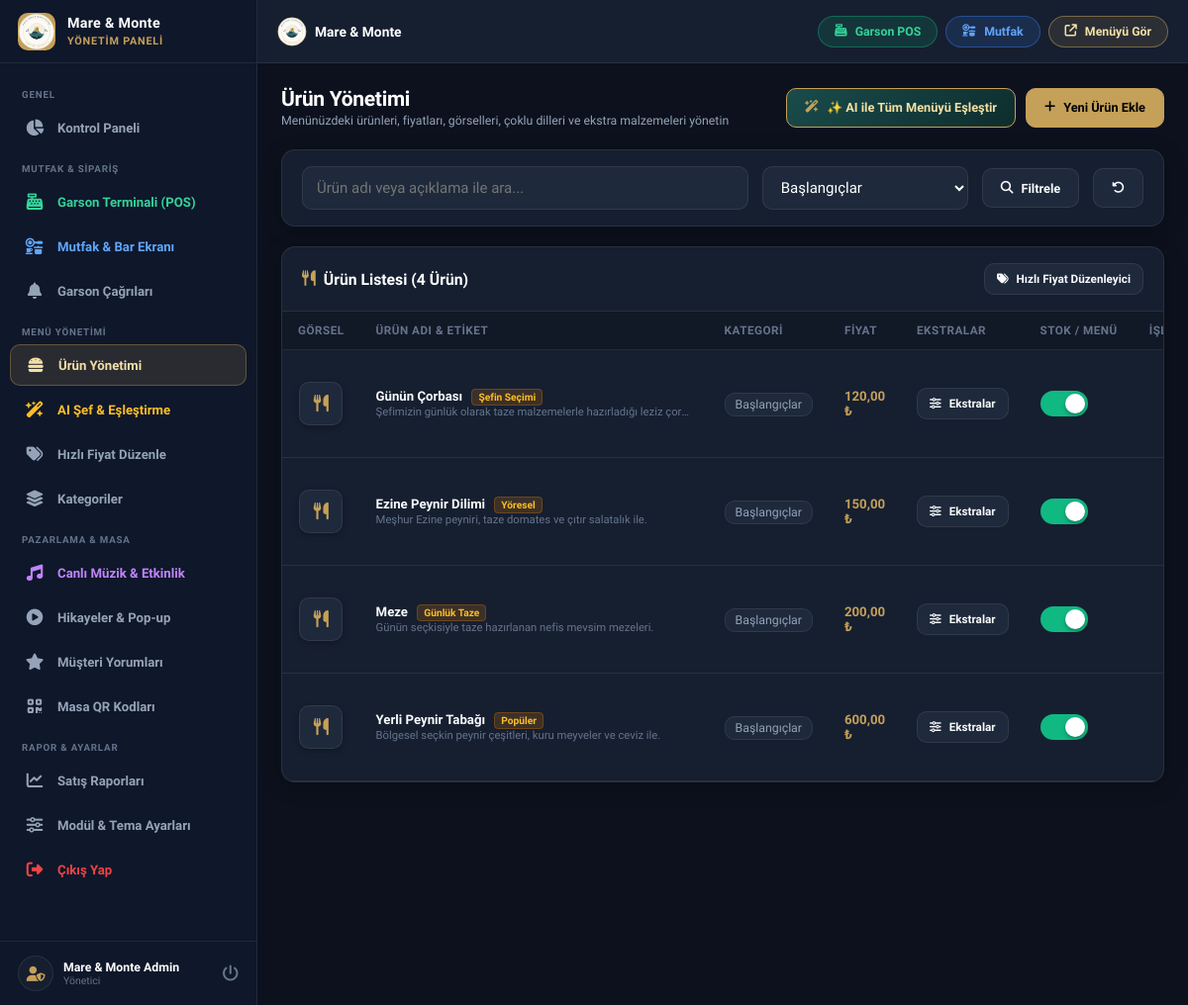
Page /admin/products.php?category=1 (signed in) on the committed database.
### tables this page shows
CREATE TABLE products (
        id INTEGER PRIMARY KEY AUTOINCREMENT,
        category_id INT NOT NULL,
        name VARCHAR(200) NOT NULL,
        description TEXT,
        name_en VARCHAR(200) DEFAULT '',
        desc_en TEXT,
        name_ar VARCHAR(200) DEFAULT '',
        desc_ar TEXT,
        name_ru VARCHAR(200) DEFAULT '',
        desc_ru TEXT,
        name_de VARCHAR(200) DEFAULT '',
        desc_de TEXT,
        price DECIMAL(10,2) NOT NULL DEFAULT 0.00,
        old_price DECIMAL(10,2) DEFAULT NULL,
        image VARCHAR(255) DEFAULT '',
        badge VARCHAR(50) DEFAULT '',
        calories INT DEFAULT 0,
        prep_time INT DEFAULT 15,
        allergens VARCHAR(255) DEFAULT '',
        is_available INT DEFAULT 1,
        is_featured INT DEFAULT 0,
        sort_order INT DEFAULT 0,
        view_count INT DEFAULT 0,
        created_at DATETIME DEFAULT CURRENT_TIMESTAMP
    , pairing_suggestion TEXT DEFAULT '');

CREATE TABLE categories (
        id INTEGER PRIMARY KEY AUTOINCREMENT,
        name VARCHAR(150) NOT NULL,
        slug VARCHAR(150),
        icon VARCHAR(100) DEFAULT 'utensils',
        image VARCHAR(255) DEFAULT '',
        name_en VARCHAR(150) DEFAULT '',
        name_ar VARCHAR(150) DEFAULT '',
        name_ru VARCHAR(150) DEFAULT '',
        name_de VARCHAR(150) DEFAULT '',
        sort_order INT DEFAULT 0,
        is_active INT DEFAULT 1,
        created_at DATETIME DEFAULT CURRENT_TIMESTAMP
    );

### config.php (called while the page is built, shortened)
<?php
function clean($data) {
    return htmlspecialchars(trim((string)$data), ENT_QUOTES, 'UTF-8');
}
function formatPrice($price, $currency = '₺') {
    return number_format((float)$price, 2, ',', '.') . ' ' . $currency;
}

### admin/products.php (the view, shortened to what this page needs)
<?php
require_once __DIR__ . '/header.php';
$categories = $pdo->query("SELECT * FROM categories ORDER BY sort_order ASC, name ASC")->fetchAll();
$filterCat = (int)($_GET['category'] ?? 0);
$filterSearch = clean($_GET['q'] ?? '');
$query = "SELECT p.*, c.name as cat_name FROM products p LEFT JOIN categories c ON p.category_id = c.id WHERE 1=1";
$params = [];
if ($filterCat > 0) {
    $query .= " AND p.category_id = ?";
    $params[] = $filterCat;
}
$query .= " ORDER BY p.category_id ASC, p.sort_order ASC, p.id DESC";
$stmtP = $pdo->prepare($query);
$stmtP->execute($params);
$products = $stmtP->fetchAll();
?>
<div class="page-header">
    <div class="page-title">
        <h1>Ürün Yönetimi</h1>
        <p>Menünüzdeki ürünleri, fiyatları, görselleri, çoklu dilleri ve ekstra malzemeleri yönetin</p>
    </div>
    <div style="display: flex; gap: 10px; flex-wrap: wrap;">
        <button type="button" class="btn btn-secondary" onclick="batchGenerateAiPairings()" style="background: linear-gradient(135deg, #1A4B4B 0%, #0E2D2D 100%); color: var(--primary-light); border: 1px solid var(--primary);">
            <i class="fas fa-wand-magic-sparkles" style="color: var(--primary);"></i> ✨ AI ile Tüm Menüyü Eşleştir
        </button>
        <button type="button" class="btn btn-primary" onclick="openProductModal()">
            <i class="fas fa-plus"></i> Yeni Ürün Ekle
        </button>
    </div>
</div>
<div class="card" style="margin-bottom: 20px;">
    <div class="card-body" style="padding: 16px 20px;">
        <form method="GET" action="products.php" style="display: flex; gap: 14px; flex-wrap: wrap; align-items: center;">
            <div style="flex: 1; min-width: 200px;">
                <input type="text" name="q" value="<?php echo htmlspecialchars($filterSearch); ?>" placeholder="Ürün adı veya açıklama ile ara..." class="form-control">
            </div>
            <div style="min-width: 180px;">
                <select name="category" class="form-control" onchange="this.form.submit()">
                    <?php foreach ($categories as $c): ?>
                        <option value="<?php echo $c['id']; ?>" <?php echo $filterCat === (int)$c['id'] ? 'selected' : ''; ?>>
                            <?php echo htmlspecialchars($c['name']); ?>
                        </option>
                    <?php endforeach; ?>
                </select>
            </div>
            <button type="submit" class="btn btn-secondary">
                <i class="fas fa-search"></i> Filtrele
            </button>
            <?php if ($filterCat > 0 || !empty($filterSearch)): ?>
                <a href="products.php" class="btn btn-secondary" title="Filtreyi Temizle">
                    <i class="fas fa-rotate-left"></i>
                </a>
            <?php endif; ?>
        </form>
    </div>
</div>
<div class="card">
    <div class="card-header">
        <h3 class="card-title"><i class="fas fa-utensils" style="color:var(--primary);"></i> Ürün Listesi (<?php echo count($products); ?> Ürün)</h3>
        <a href="quick-price.php" class="btn btn-secondary btn-sm"><i class="fas fa-tags"></i> Hızlı Fiyat Düzenleyici</a>
    </div>
    <div class="card-body" style="padding: 0;">
        <div class="table-responsive desktop-table-view">
            <table class="admin-table">
                <thead>
                    <tr>
                        <th style="width: 70px; text-align: center;">Görsel</th>
                        <th>Ürün Adı & Etiket</th>
                        <th>Kategori</th>
                        <th>Fiyat</th>
                        <th>Ekstralar</th>
                        <th style="text-align: center;">Stok / Menü</th>
                        <th style="text-align: right;">İşlemler</th>
                    </tr>
                </thead>
                <tbody>
                    <?php if (empty($products)): ?>
                        <tr>
                            <td colspan="7" style="text-align: center; padding: 32px; color: var(--text-dim);">
                                Kriterlere uygun ürün bulunamadı.
                            </td>
                        </tr>
                    <?php else: ?>
                        <?php foreach ($products as $p): ?>
                            <tr id="row-product-<?php echo $p['id']; ?>">
                                <td style="text-align: center;">
                                    <?php if (!empty($p['image'])): ?>
                                        <div class="table-thumb" style="display:none;">
                                            <i class="fas fa-utensils"></i>
                                        </div>
                                    <?php else: ?>
                                        <div class="table-thumb">
                                            <i class="fas fa-utensils"></i>
                                        </div>
                                    <?php endif; ?>
                                </td>
                                <td>
                                    <strong><?php echo htmlspecialchars($p['name']); ?></strong>
                                    <?php if (!empty($p['badge'])): ?>
                                        <span style="background: rgba(217, 119, 6, 0.2); color: #fbbf24; border:1px solid rgba(217,119,6,0.3); font-size: 0.68rem; font-weight:700; padding:2px 6px; border-radius:4px; margin-left:6px;">
                                            <?php echo htmlspecialchars($p['badge']); ?>
                                        </span>
                                    <?php endif; ?>
                                    <div style="font-size: 0.75rem; color: var(--text-dim); max-width: 320px; overflow: hidden; text-overflow: ellipsis; white-space: nowrap; margin-top: 2px;">
                                        <?php echo htmlspecialchars($p['description']); ?>
                                    </div>
                                </td>
                                <td>
                                    <span style="font-size: 0.82rem; color: var(--text-muted); background: var(--bg-input); padding: 4px 10px; border-radius: var(--radius-sm); border: 1px solid var(--border);">
                                        <?php echo htmlspecialchars($p['cat_name'] ?: 'Kategorisiz'); ?>
                                    </span>
                                </td>
                                <td style="font-weight: 800; color: var(--primary);">
                                    <?php echo formatPrice($p['price']); ?>
                                </td>
                                <td>
                                    <button type="button" class="btn btn-secondary btn-sm" onclick="openOptionsManager(<?php echo $p['id']; ?>, '<?php echo htmlspecialchars(addslashes($p['name'])); ?>')">
                                        <i class="fas fa-sliders"></i> Ekstralar
                                    </button>
                                </td>
                                <td>
                                    <label class="switch" title="Menüde göster / Tükendi">
                                        <span class="slider"></span>
                                    </label>
                                </td>
                                <td style="text-align: right;">
                                </td>
                            </tr>
                        <?php endforeach; ?>
                    <?php endif; ?>
                </tbody>
            </table>
        </div>
    </div>
</div>
<?php require_once __DIR__ . '/footer.php'; ?>

### admin/header.php (shortened to what this page needs)
<?php
$currentPage = basename($_SERVER['PHP_SELF']);
$adminName = $_SESSION['admin_name'] ?? 'Yönetici';
?>
<!DOCTYPE html>
<html lang="tr">
<head>
    <link rel="stylesheet" href="https://cdnjs.cloudflare.com/ajax/libs/font-awesome/6.4.0/css/all.min.css">
    <link rel="stylesheet" href="../assets/css/admin.css?v=<?php echo time(); ?>">
</head>
<body>
    <aside class="admin-sidebar" id="adminSidebar">
        <div class="sidebar-header">
            <div class="sidebar-logo-icon">
                <img src="../assets/images/maremonte_logo.svg" alt="Mare & Monte">
            </div>
            <div class="sidebar-brand-text">
                <h2>Mare &amp; Monte</h2>
                <span>Yönetim Paneli</span>
            </div>
        </div>
        <nav class="sidebar-nav">
            <div class="nav-section-label">GENEL</div>
            <a href="index.php" class="nav-link <?php echo $currentPage === 'index.php' ? 'active' : ''; ?>">
                <i class="fas fa-chart-pie"></i>
                <span>Kontrol Paneli</span>
            </a>
            <div class="nav-section-label">MUTFAK & SİPARİŞ</div>
            <a href="pos.php" class="nav-link <?php echo $currentPage === 'pos.php' ? 'active' : ''; ?>" style="color: #34d399;">
                <i class="fas fa-cash-register"></i>
                <span>Garson Terminali (POS)</span>
            </a>
            <a href="kitchen.php" class="nav-link <?php echo $currentPage === 'kitchen.php' ? 'active' : ''; ?>" style="color: #60a5fa;">
                <i class="fas fa-kitchen-set"></i>
                <span>Mutfak & Bar Ekranı</span>
            </a>
            <a href="waiter-calls.php" class="nav-link <?php echo $currentPage === 'waiter-calls.php' ? 'active' : ''; ?>">
                <i class="fas fa-bell"></i>
                <span>Garson Çağrıları</span>
            </a>
            <div class="nav-section-label">MENÜ YÖNETİMİ</div>
            <a href="products.php" class="nav-link <?php echo $currentPage === 'products.php' ? 'active' : ''; ?>">
                <i class="fas fa-burger"></i>
                <span>Ürün Yönetimi</span>
            </a>
            <a href="ai_assistant.php" class="nav-link <?php echo $currentPage === 'ai_assistant.php' ? 'active' : ''; ?>" style="color:#fbbf24;">
                <i class="fas fa-wand-magic-sparkles"></i>
                <span>AI Şef &amp; Eşleştirme</span>
            </a>
            <a href="quick-price.php" class="nav-link <?php echo $currentPage === 'quick-price.php' ? 'active' : ''; ?>">
                <i class="fas fa-tags"></i>
                <span>Hızlı Fiyat Düzenle</span>
            </a>
            <a href="categories.php" class="nav-link <?php echo $currentPage === 'categories.php' ? 'active' : ''; ?>">
                <i class="fas fa-layer-group"></i>
                <span>Kategoriler</span>
            </a>
            <div class="nav-section-label">PAZARLAMA & MASA</div>
            <a href="events.php" class="nav-link <?php echo $currentPage === 'events.php' ? 'active' : ''; ?>" style="color:#c084fc;">
                <i class="fas fa-music"></i>
                <span>Canlı Müzik & Etkinlik</span>
            </a>
            <a href="stories.php" class="nav-link <?php echo $currentPage === 'stories.php' ? 'active' : ''; ?>">
                <i class="fas fa-circle-play"></i>
                <span>Hikayeler & Pop-up</span>
            </a>
            <a href="feedback.php" class="nav-link <?php echo $currentPage === 'feedback.php' ? 'active' : ''; ?>">
                <i class="fas fa-star"></i>
                <span>Müşteri Yorumları</span>
            </a>
            <a href="tables.php" class="nav-link <?php echo $currentPage === 'tables.php' ? 'active' : ''; ?>">
                <i class="fas fa-qrcode"></i>
                <span>Masa QR Kodları</span>
            </a>
            <div class="nav-section-label">RAPOR & AYARLAR</div>
            <a href="reports.php" class="nav-link <?php echo $currentPage === 'reports.php' ? 'active' : ''; ?>">
                <i class="fas fa-chart-line"></i>
                <span>Satış Raporları</span>
            </a>
            <a href="settings.php" class="nav-link <?php echo $currentPage === 'settings.php' ? 'active' : ''; ?>">
                <i class="fas fa-sliders"></i>
                <span>Modül & Tema Ayarları</span>
            </a>
            <a href="logout.php" class="nav-link" style="color: #ef4444;">
                <i class="fas fa-right-from-bracket"></i>
                <span>Çıkış Yap</span>
            </a>
        </nav>
        <div class="sidebar-footer">
            <div class="admin-profile">
                <div class="admin-avatar">
                    <i class="fas fa-user-shield"></i>
                </div>
                <div>
                    <div class="admin-name"><?php echo htmlspecialchars($adminName); ?></div>
                    <div class="admin-role">Yönetici</div>
                </div>
            </div>
            <a href="logout.php" title="Çıkış" style="color: var(--text-dim); text-decoration:none; font-size:1.1rem;">
                <i class="fas fa-power-off"></i>
            </a>
        </div>
    </aside>
    <div class="admin-main">
        <header class="admin-topbar">
            <div style="display:flex; align-items:center; gap:12px;">
                <div class="topbar-brand" style="display:flex; align-items:center; gap:8px;">
                    <img src="../assets/images/maremonte_logo.svg" style="width:30px; height:30px; border-radius:50%;" alt="Logo">
                    <span style="font-size:0.92rem; font-weight:800; color:#fff;">Mare &amp; Monte</span>
                </div>
            </div>
            <div class="topbar-actions" style="display:flex; align-items:center; gap:8px;">
                <a href="pos.php" class="btn-preview" style="background:rgba(16,185,129,0.15); border-color:rgba(16,185,129,0.4); color:#34d399;" title="Garson Terminali">
                    <i class="fas fa-cash-register"></i>
                    <span>Garson POS</span>
                </a>
                <a href="kitchen.php" class="btn-preview" style="background:rgba(59,130,246,0.15); border-color:rgba(59,130,246,0.4); color:#60a5fa;" title="Mutfak & Bar Ekranı">
                    <i class="fas fa-kitchen-set"></i>
                    <span>Mutfak</span>
                </a>
                <a href="../index.php" target="_blank" class="btn-preview" title="Müşteri Görünümü">
                    <i class="fas fa-arrow-up-right-from-square"></i>
                    <span>Menüyü Gör</span>
                </a>
            </div>
        </header>
        <main class="admin-content">

### admin/footer.php (shortened to what this page needs)
        </main>
    </div>
</body>
</html>

### rows in the picture
products: name "Günün Çorbası", badge "Şefin Seçimi", description "Şefimizin günlük olarak taze malzemelerle hazırladığı leziz çor…", category.name "Başlangıçlar", price "120,00 ₺"
products: name "Ezine Peynir Dilimi", badge "Yöresel", description "Meşhur Ezine peyniri, taze domates ve çıtır salatalık ile.", category.name "Başlangıçlar", price "150,00 ₺"
products: name "Meze", badge "Günlük Taze", description "Günün seçkisiyle taze hazırlanan nefis mevsim mezeleri.", category.name "Başlangıçlar", price "200,00 ₺"
products: name "Yerli Peynir Tabağı", badge "Popüler", description "Bölgesel seçkin peynir çeşitleri, kuru meyveler ve ceviz ile.", category.name "Başlangıçlar", price "600,00 ₺"

### other values in the picture
$adminName "Mare & Monte Admin"
count($products) "4"
form field category "Başlangıçlar"
